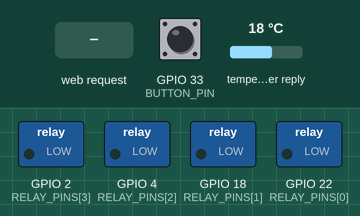
A sketch run on a simulated ESP32. Shown: switched loads named in the sketch (green lamp = pin HIGH). Inputs (shaded band) come from the test bench; at power-on: GPIO 33 (BUTTON_PIN) HIGH, temperature in the weather reply 18 °C. WiFi joins after 1.5 s; servers stay silent unless stated; network time is answered at once with the bench clock; the local clock reads 2024-03-15 10:24:30 at power-on unless the sketch sets it; EEPROM starts erased; web services answer with replies made up by the test bench; what the sketch prints to the serial monitor is not drawn.

Above: at 2.9 s.
3.0 s: GPIO 33 (BUTTON_PIN) pulled LOW for 0.15 s
At 3.7 s:
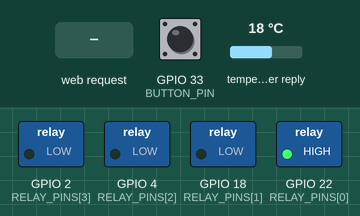
4.6 s: HTTP request GET /setSchedule?time1=1&time2=1&duration=1 received
At 7.4 s:
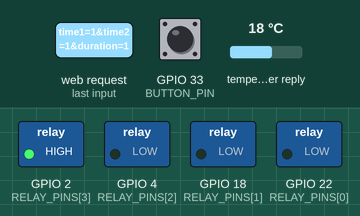
7.6 s: HTTP request GET /setSchedule?time1=120&time2=120&duration=120 received
At 8.3 s:
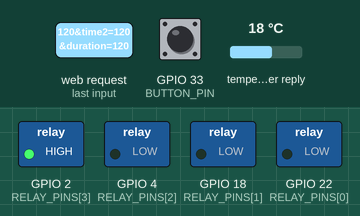
9.1 s: GPIO 33 (BUTTON_PIN) pulled LOW for 1 s
At 9.5 s:
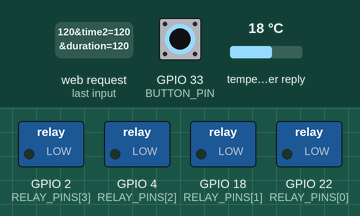
11.6 s: GPIO 33 (BUTTON_PIN) pulled LOW for 3.2 s
At 12.6 s:
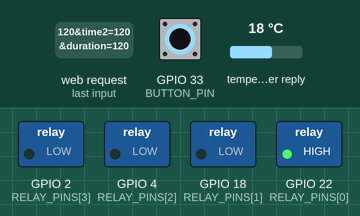
Timing chart, 0 to 14.6 s (numbered marks = the images above; inputs shaded):
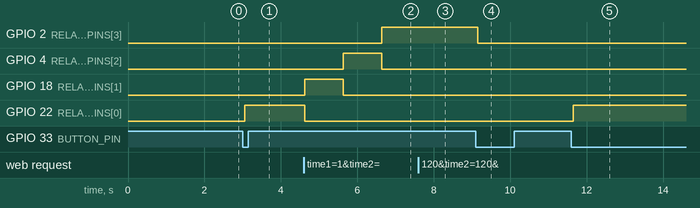

The sketch:

RiegoAutomaticoConIA.ino
```cpp
#include <WiFi.h>
#include <WebServer.h>
#include <WiFiUdp.h>
#include <WiFiClientSecure.h>
#include <NTPClient.h>
#include <HTTPClient.h>
#include <ArduinoJson.h>
#include <time.h>
#include "interfaz.h"
#include <Preferences.h>

Preferences prefs;

// --- CONFIGURACIÓN WIFI (ROUTER) ---
#define WIFI_SSID "FAMILIA SANCHEZ "
#define WIFI_PASSWORD "willpower"
#define WIFI_CHANNEL 6

// --- RED PROPIA DEL ESP32 (AP) ---
#define AP_SSID "RiegoIA"
#define AP_PASSWORD "riego1234"   // mínimo 8 caracteres

// --- API METEOROLÓGICA REAL (Open-Meteo) ---
// Open-Meteo es gratuita y no requiere API key.
// Coordenadas de La Dorada, Caldas, Colombia.
const float LATITUD_LA_DORADA = 5.44783;
const float LONGITUD_LA_DORADA = -74.66311;

// Si la probabilidad de lluvia en las próximas 2 horas supera este
// valor, se suspende el riego.
const int UMBRAL_SUSPENSION_RIEGO = 60;

// --- CONFIGURACIÓN DE PINES (4 ELECTROVÁLVULAS) ---
const int RELAY_PINS[4] = {22, 18, 4, 2}; // RELE1=D22, RELE2=D18, RELE3=D4, RELE4=D2 (según el esquema)

// --- CONFIGURACIÓN DEL BOTÓN FÍSICO MANUAL (NORMALMENTE ABIERTO) ---
// Conecta el botón entre BUTTON_PIN y GND. Usamos INPUT_PULLUP,
// así que el pin lee HIGH en reposo y LOW al presionar el botón.
#define BUTTON_PIN 33
bool lastButtonReading = HIGH;
bool buttonState = HIGH;
unsigned long lastDebounceTime = 0;
const unsigned long DEBOUNCE_DELAY = 50; // ms

// --- VARIABLES GLOBALES ---
WebServer server(80);
bool systemRunning = false;   // Hay un ciclo de riego activo (manual, físico o automático)
bool rainForecast = false;    // true = pronóstico de lluvia, false = despejado
int fallosConsecutivos = 0;
int moistureValue = 0;
int moisturePercentage = 100;
String moistureStatusText = "Monitoreo por Clima (Previsión)";
String treeColor = "#66BB6A";

// Última probabilidad de lluvia real reportada por Open-Meteo (0-100).
int ultimaProbabilidadLluvia = 20;

// --- VARIABLES PARA LA PROGRAMACIÓN DE RIEGO ---
WiFiUDP ntpUDP;
NTPClient timeClient(ntpUDP, "co.pool.ntp.org", -18000, 60000);

String wateringTime1 = "07:00";       // Valor por defecto (se sobreescribe con lo guardado en flash)
String wateringTime2 = "19:00";
int wateringDurationSeconds = 30;

bool hasWateredToday1 = false;
bool hasWateredToday2 = false;
int lastCheckedDay = -1;

// Apaga todas las electroválvulas inmediatamente
void apagarTodo() {
  for (int i = 0; i < 4; i++) {
    digitalWrite(RELAY_PINS[i], LOW);
  }
  systemRunning = false;
}

// Actualiza los elementos visuales de la interfaz web según el clima
void actualizarEstadoInterfaz(bool vaALlover, int probabilidadLluvia) {
  moisturePercentage = probabilidadLluvia;

  if (vaALlover) {
    moistureStatusText = "Pronostico: LLUVIA (" + String(probabilidadLluvia) + "% - Riego Suspendido)";
    treeColor = "#2E7D32";
  } else {
    moistureStatusText = "Pronostico: DESPEJADO (" + String(probabilidadLluvia) + "% - Listo para Riego)";
    treeColor = "#66BB6A";
  }
}

// Consulta Open-Meteo y obtiene la probabilidad real de lluvia (0-100) para
// la hora actual y las 2 siguientes (se toma el máximo del rango).
bool consultarClimaReal(int &probabilidadOut) {
  if (WiFi.status() != WL_CONNECTED) {
    Serial.println("Sin WiFi: no se puede consultar Open-Meteo.");
    return false;
  }

  if (!timeClient.update() && !timeClient.isTimeSet()) {
    Serial.println("No se pudo obtener la hora NTP para comparar con Open-Meteo.");
    return false;
  }

  WiFiClientSecure client;
  client.setInsecure();
  HTTPClient http;

  String url = "https://api.open-meteo.com/v1/forecast?latitude=" + String(LATITUD_LA_DORADA, 4) +
               "&longitude=" + String(LONGITUD_LA_DORADA, 4) +
               "&hourly=precipitation_probability&timezone=America%2FBogota&forecast_days=2";

  http.begin(client, url);
  int httpCode = http.GET();

  if (httpCode != 200) {
    Serial.print("Error Open-Meteo HTTP: ");
    Serial.println(httpCode);
    http.end();
    return false;
  }

  String response = http.getString();
  http.end();

  DynamicJsonDocument doc(16384);
  DeserializationError error = deserializeJson(doc, response);
  if (error) {
    Serial.print("Error al parsear JSON de Open-Meteo: ");
    Serial.println(error.c_str());
    return false;
  }

  JsonArray tiempos = doc["hourly"]["time"];
  JsonArray probabilidades = doc["hourly"]["precipitation_probability"];

  if (tiempos.size() == 0 || probabilidades.size() == 0) {
    Serial.println("Open-Meteo no devolvio datos horarios validos.");
    return false;
  }

  // Hora actual en el formato de Open-Meteo: "YYYY-MM-DDTHH:00"
  time_t rawTime = timeClient.getEpochTime();
  struct tm *horaLocal = localtime(&rawTime);
  char horaActualStr[20];
  sprintf(horaActualStr, "%04d-%02d-%02dT%02d:00",
          horaLocal->tm_year + 1900, horaLocal->tm_mon + 1,
          horaLocal->tm_mday, horaLocal->tm_hour);

  int indiceActual = -1;
  for (size_t i = 0; i < tiempos.size(); i++) {
    if (String(tiempos[i].as<const char*>()) == String(horaActualStr)) {
      indiceActual = i;
      break;
    }
  }

  if (indiceActual == -1) {
    Serial.println("No se encontro la hora actual dentro de los datos de Open-Meteo.");
    return false;
  }

  // Máximo de probabilidad entre la hora actual y las 2 siguientes
  int maxProbabilidad = 0;
  for (int i = indiceActual; i < indiceActual + 3 && i < (int)probabilidades.size(); i++) {
    int p = probabilidades[i].as<int>();
    if (p > maxProbabilidad) maxProbabilidad = p;
  }

  probabilidadOut = maxProbabilidad;
  return true;
}

bool preguntarAIARegar() {
  int probabilidad = ultimaProbabilidadLluvia; // respaldo si la consulta falla
  bool consultaExitosa = consultarClimaReal(probabilidad);

  bool pronosticoLluvia;
  bool decisionRiego;

  if (consultaExitosa) {
    Serial.println("Open-Meteo: probabilidad de lluvia (proximas 2h) = " + String(probabilidad) + "%");
    pronosticoLluvia = (probabilidad > UMBRAL_SUSPENSION_RIEGO);
    decisionRiego = !pronosticoLluvia;
    rainForecast = pronosticoLluvia;
    ultimaProbabilidadLluvia = probabilidad;
    fallosConsecutivos = 0;
  } else {
    // Si falla la consulta, NO regamos si el último pronóstico conocido era lluvia.
    Serial.println("Fallo la consulta a Open-Meteo. Usando ultimo pronostico conocido.");
    pronosticoLluvia = rainForecast;
    decisionRiego = !rainForecast;
    fallosConsecutivos++;
  }

  if (!systemRunning) {
    actualizarEstadoInterfaz(pronosticoLluvia, ultimaProbabilidadLluvia);
  }

  return decisionRiego;
}

void ejecutarCicloRiego(String tipoOrigen) {
  systemRunning = true;
  Serial.println("Iniciando ciclo secuencial de riego por " + tipoOrigen);

  for (int i = 0; i < 4; i++) {
    moistureStatusText = "Regando " + tipoOrigen + ": Aspersor " + String(i + 1);
    moisturePercentage = 100 - (i * 20); // Simulación visual
    treeColor = "#00E676";

    digitalWrite(RELAY_PINS[i], HIGH);
    Serial.println(" -> Abriendo Electroválvula " + String(i + 1));

    // Espera atendiendo la web y el botón físico para poder cancelar en cualquier momento
    unsigned long inicioPaso = millis();
    while (millis() - inicioPaso < ((unsigned long)wateringDurationSeconds * 1000UL)) {
      server.handleClient();
      manejarBotonFisico();

      if (!systemRunning) {
        Serial.println("Ciclo de riego cancelado durante la espera.");
        return;
      }
      delay(10);
    }

    digitalWrite(RELAY_PINS[i], LOW);
    Serial.println(" -> Cerrando Electroválvula " + String(i + 1));
  }

  apagarTodo();
  moistureStatusText = "Ciclo de Riego Terminado";
  moisturePercentage = ultimaProbabilidadLluvia;
  treeColor = "#66BB6A";
  Serial.println("Ciclo secuencial de riego finalizado exitosamente.");
}

// --- BOTÓN FÍSICO MANUAL (NORMALMENTE ABIERTO, CON ANTIRREBOTE) ---
// Funciona independiente del WiFi y de internet.
void manejarBotonFisico() {
  bool reading = digitalRead(BUTTON_PIN);

  if (reading != lastButtonReading) {
    lastDebounceTime = millis();
  }

  if ((millis() - lastDebounceTime) > DEBOUNCE_DELAY) {
    if (reading != buttonState) {
      buttonState = reading;

      if (buttonState == LOW) {
        if (!systemRunning) {
          Serial.println("Botón físico: iniciando riego manual.");
          ejecutarCicloRiego("BOTÓN FÍSICO");
        } else {
          Serial.println("Botón físico: cancelando riego en curso.");
          apagarTodo();
          moistureStatusText = "Riego cancelado con botón físico";
          moisturePercentage = ultimaProbabilidadLluvia;
          treeColor = "#66BB6A";
        }
      }
    }
  }

  lastButtonReading = reading;
}

void handleRoot() {
  sendHtml();
}

// Botón de riego inmediato desde la página web (ignora el pronóstico).
void handleManualToggle() {
  if (systemRunning) {
    apagarTodo();
    moistureStatusText = "Riego cancelado manualmente";
    moisturePercentage = ultimaProbabilidadLluvia;
    treeColor = "#66BB6A";
    server.sendHeader("Location", "/");
    server.send(303);
    return;
  }
  server.sendHeader("Location", "/");
  server.send(303);
  ejecutarCicloRiego("MANUAL WEB");
}

// Fuerza el riego ignorando el pronóstico climático
void handleForceWater() {
  if (!systemRunning) {
    Serial.println("FORZADO: Riego iniciado ignorando pronóstico de lluvia.");
    rainForecast = false;
    fallosConsecutivos = 0;
    moistureStatusText = "Riego FORZADO (ignorando pronóstico)";
    treeColor = "#00E676";
    server.sendHeader("Location", "/");
    server.send(303);
    ejecutarCicloRiego("FORZADO");
  } else {
    server.sendHeader("Location", "/");
    server.send(303);
  }
}

// Fuerza una nueva consulta a Open-Meteo
void handleRefreshWeather() {
  Serial.println("Actualización manual del pronóstico solicitada.");
  fallosConsecutivos = 0;
  preguntarAIARegar();
  server.sendHeader("Location", "/");
  server.send(303);
}

void handleSetSchedule() {
  if (server.hasArg("time1") && server.hasArg("time2") && server.hasArg("duration")) {
    wateringTime1 = server.arg("time1");
    wateringTime2 = server.arg("time2");
    wateringDurationSeconds = server.arg("duration").toInt();

    // Guardado en flash para que sobreviva reinicios y cortes de luz
    prefs.begin("riego", false);
    prefs.putString("time1", wateringTime1);
    prefs.putString("time2", wateringTime2);
    prefs.putInt("duracion", wateringDurationSeconds);
    prefs.end();
    Serial.println("Programación guardada en flash.");
  }
  server.sendHeader("Location", "/");
  server.send(303);
}

void handleAutomaticWatering() {
  if (!timeClient.update()) return;

  int currentDay = timeClient.getDay();
  if (currentDay != lastCheckedDay) {
    hasWateredToday1 = false;
    hasWateredToday2 = false;
    lastCheckedDay = currentDay;
  }

  String currentTime = timeClient.getFormattedTime().substring(0, 5);

  // Si ya hay un riego en curso, no lanzamos otro encima
  if (systemRunning) return;

  if (currentTime == wateringTime1 && !hasWateredToday1) {
    Serial.println("Horario 1 alcanzado. Consultando clima...");
    if (preguntarAIARegar()) {
      ejecutarCicloRiego("AUTOMÁTICO 1");
    }
    hasWateredToday1 = true;
  }

  if (currentTime == wateringTime2 && !hasWateredToday2) {
    Serial.println("Horario 2 alcanzado. Consultando clima...");
    if (preguntarAIARegar()) {
      ejecutarCicloRiego("AUTOMÁTICO 2");
    }
    hasWateredToday2 = true;
  }
}

void setup() {
  Serial.begin(115200);

  // Cargamos la programación guardada en flash (si existe)
  prefs.begin("riego", true); // true = solo lectura
  wateringTime1           = prefs.getString("time1", "07:00");
  wateringTime2           = prefs.getString("time2", "19:00");
  wateringDurationSeconds = prefs.getInt("duracion", 30);
  prefs.end();
  Serial.println("Programación cargada: " + wateringTime1 + " / " + wateringTime2 + " / " + String(wateringDurationSeconds) + "s");

  // Inicializamos las 4 salidas de los relés
  for (int i = 0; i < 4; i++) {
    pinMode(RELAY_PINS[i], OUTPUT);
  }
  apagarTodo();

  // Botón físico normalmente abierto, con pull-up interna
  pinMode(BUTTON_PIN, INPUT_PULLUP);

  // --- WiFi: AP propio + conexión al router ---
  WiFi.mode(WIFI_AP_STA);
  WiFi.setAutoReconnect(true);

  // Red propia del ESP32
  WiFi.softAPConfig(IPAddress(192,168,4,1), IPAddress(192,168,4,1), IPAddress(255,255,255,0));
  WiFi.softAP(AP_SSID, AP_PASSWORD, WIFI_CHANNEL);
  Serial.println("AP creado. Página en http://" + WiFi.softAPIP().toString());

  // Conexión al router (para hora y clima)
  WiFi.begin(WIFI_SSID, WIFI_PASSWORD, WIFI_CHANNEL);
  unsigned long inicioConexion = millis();
  while (WiFi.status() != WL_CONNECTED && millis() - inicioConexion < 15000) {
    delay(500);
    Serial.print(".");
  }

  if (WiFi.status() == WL_CONNECTED) {
    Serial.println("\nRouter conectado. IP: " + WiFi.localIP().toString());
  } else {
    Serial.println("\nSin router: funciona el AP y el botón físico (sin hora ni clima).");
  }
  timeClient.begin(); // siempre, así la hora se obtiene si el router vuelve después

  server.on("/", handleRoot);
  server.on("/manualToggle", handleManualToggle);
  server.on("/forceWater", handleForceWater);
  server.on("/refreshWeather", handleRefreshWeather);
  server.on("/setSchedule", handleSetSchedule);
  server.begin();
  Serial.println("Servidor Web activo.");

  // Consulta inicial para que el porcentaje mostrado sea real desde el arranque
  preguntarAIARegar();
}

void loop() {
  server.handleClient();
  manejarBotonFisico();      // Siempre activo, incluso sin WiFi/internet
  handleAutomaticWatering();

  // Actualización climática en segundo plano cada 10 minutos (si no está regando)
  static unsigned long lastUpdate = 0;
  if (millis() - lastUpdate > 600000 && !systemRunning) {
    lastUpdate = millis();
    preguntarAIARegar();
  }
}
```

Source omitted: interfaz.h (10466 bytes)

Measured:
- after the input at 3.0 s, GPIO 22 (RELAY_PINS[0]): LOW → HIGH after 0.05 s
- after the input at 4.6 s, GPIO 2 (RELAY_PINS[3]): LOW → HIGH after 2.0 s; GPIO 4 (RELAY_PINS[2]): LOW → HIGH after 1.0 s, → LOW 1.0 s later; GPIO 18 (RELAY_PINS[1]): LOW → HIGH at once, → LOW 1.0 s later; GPIO 22 (RELAY_PINS[0]): HIGH → LOW at once
- after the input at 7.6 s, GPIO 2 (RELAY_PINS[3]): stays HIGH (without the input it goes to LOW after 0.05 s)
- after the input at 9.1 s, GPIO 2 (RELAY_PINS[3]): HIGH → LOW after 0.06 s
- after the input at 11.6 s, GPIO 22 (RELAY_PINS[0]): LOW → HIGH after 0.05 s
